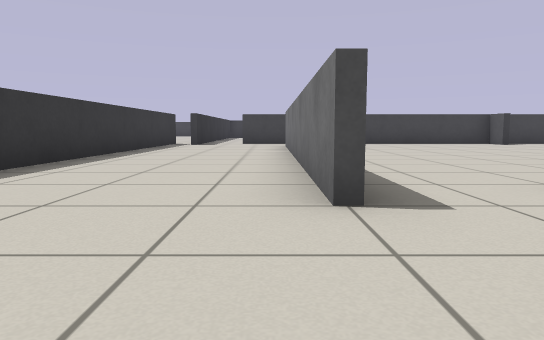
view 1 (above)

19 first-person views from a walk through a robot-simulator world made for Gazebo. The camera is 0.5 m above the floor, tilts 6° down and sees 70° across. The floor is counted in squares, 1 m on a side. Each view is taken from the middle of a square. On the plan, view 1 faces up. The plan holds only what a view shows up to about 9 squares ahead; the rest is blank.

view 2
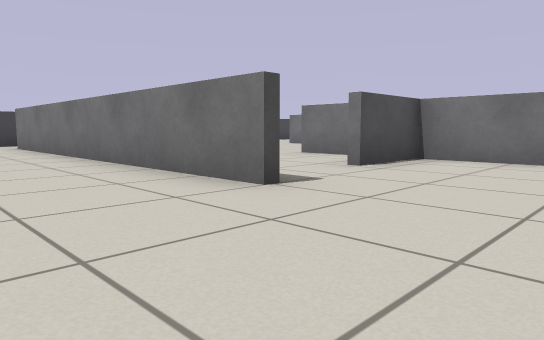

view 3
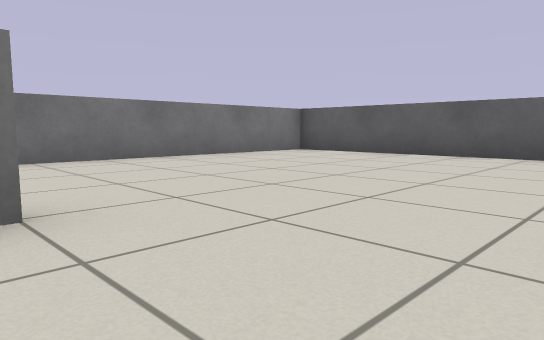

view 4
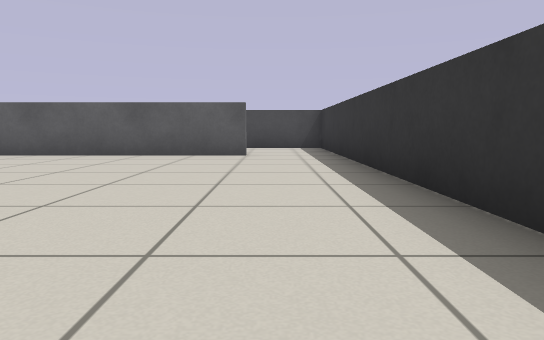

view 5
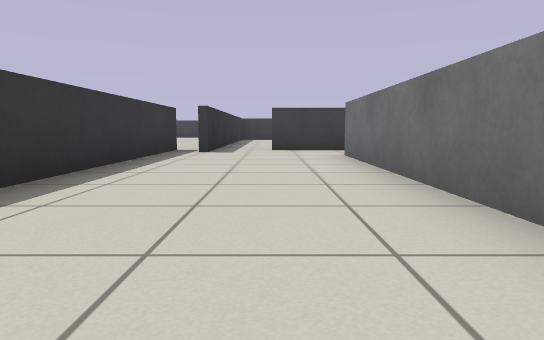

view 6
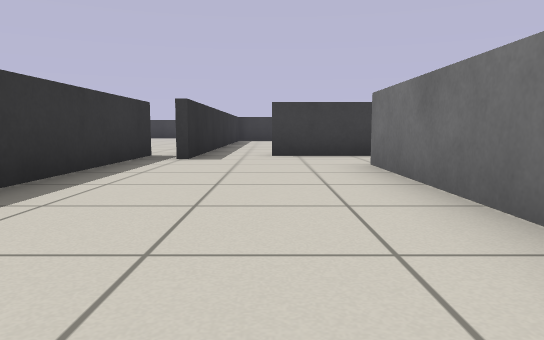

view 7
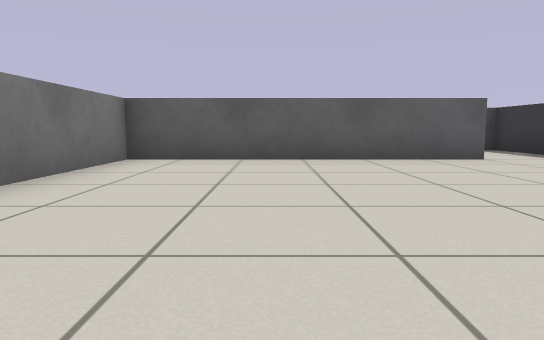

view 8
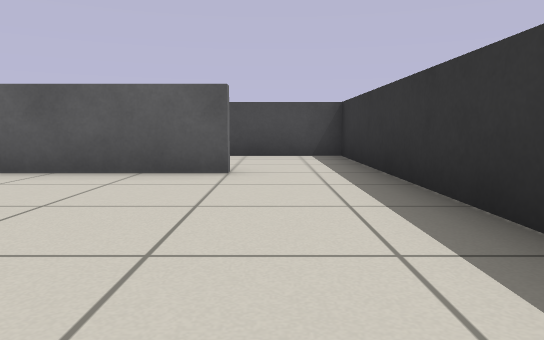

view 9
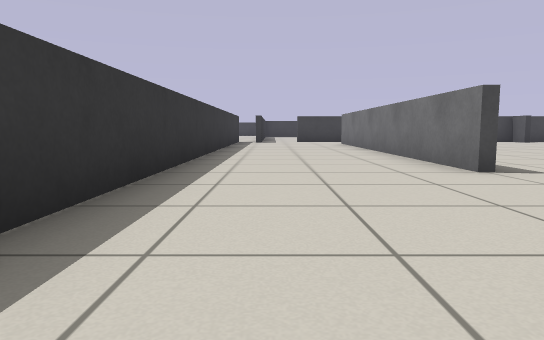

view 10
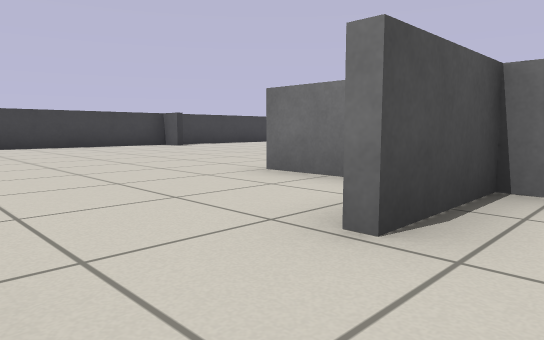

view 11
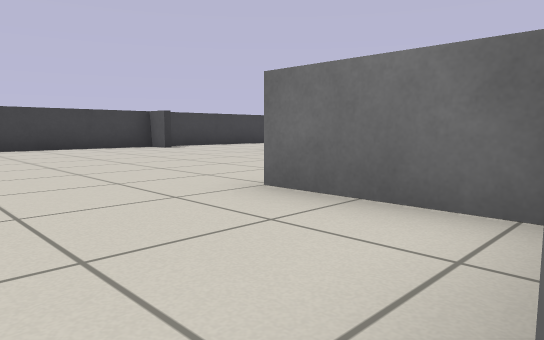

view 12
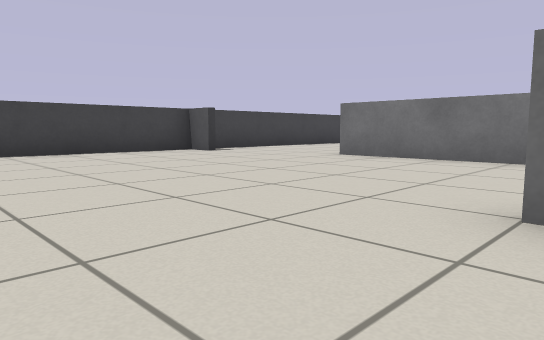

view 13
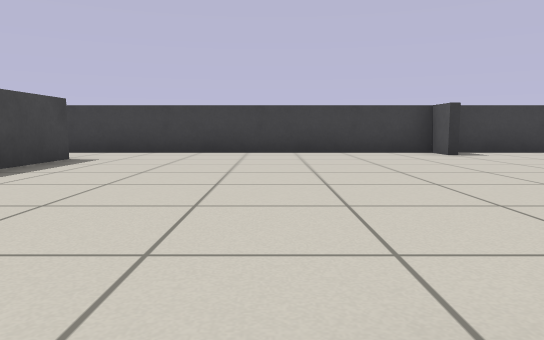

view 14
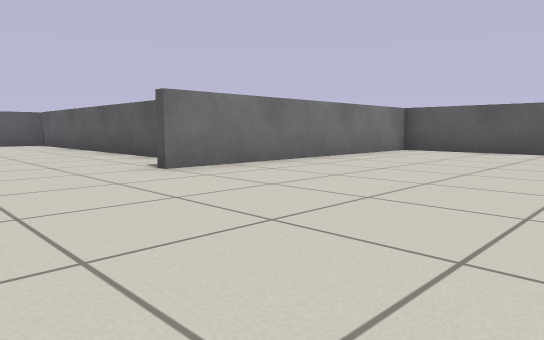

view 15
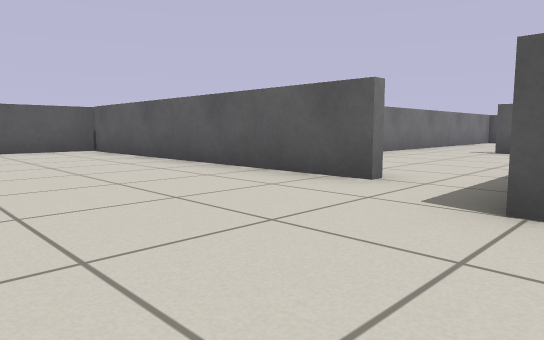

view 16
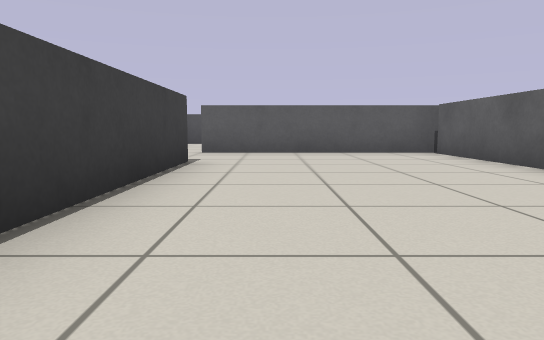

view 17
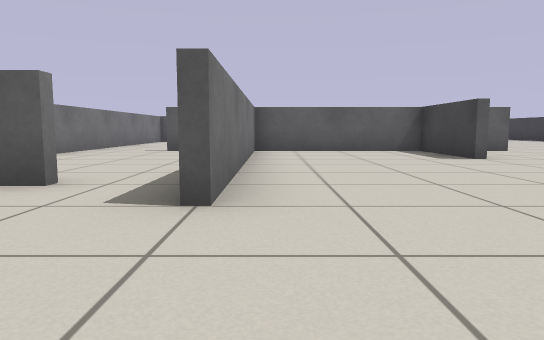

view 18
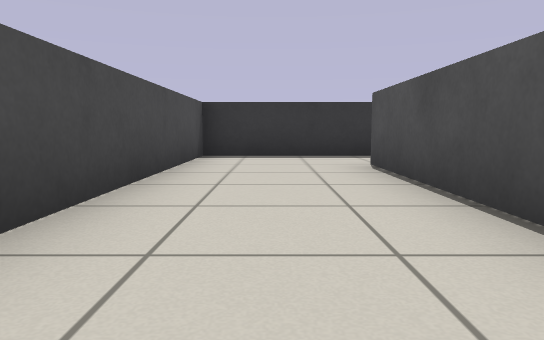

view 19
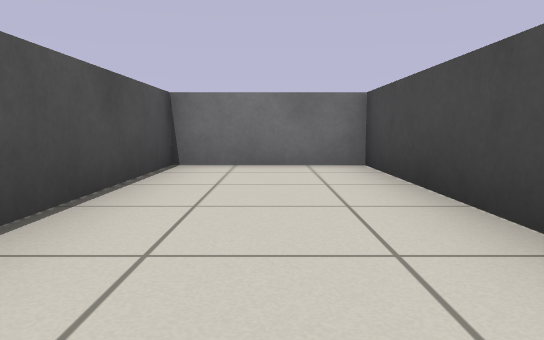

### Floor plan
Points are (right, up) in squares from view 1. A wall is a line through its corners. A room is listed if a view was taken in it or the views show most of it. See-through windows are left out.
Room 1 (views 1, 2, 3, 4, 5, 6, 7, 8, 9, 10, 11)
walls: (0.4, 2.4) (0.4, 11.5); (4.6, 2.9) (2.5, 2.9); (-1.6, -4.4) (4.5, -4.4); (4.4, -5.1) (4.4, 3.1); (1.5, 13.3) (-1, 13.3); (-3.3, 13.5) (-3.3, -4.6)
ways out: opening at (1, 12) to room 2; opening at (2, 3) to room 2; opening at (-2, -5) to room 3
Room 2 (views 12, 13, 14, 15, 16, 17)
walls: (9.9, 8.6) (17, 8.6); (7.4, 13.3) (1.5, 13.3); (4.6, 5.5) (4.6, 3.1) (8.4, 3.1) (8.4, 9.5); (4.4, 3.4) (4.4, 5.5); (0.6, 11.5) (0.6, 9.8); (2.5, 3.1) (3.1, 3.1); (15, 13.3) (7.9, 13.3); (17.3, 8.4) (17.3, 12.5)
ways out: opening at (1, 12) to room 1; opening at (2, 3) to room 1; opening at (16, 13); gap at (10, 8)
Room 3 (views 18, 19)
walls: (4.5, -4.6) (-1.5, -4.6); (-3.3, -4.6) (-3.3, -7.3) (4.4, -7.3) (4.4, -5.1)
ways out: opening at (-2, -5) to room 1

Positions as (right, up) in squares from view 1, and headings:
1: (0, 0), facing up
2: (-2, 0), facing up-right
3: (-2, 3), facing down-right
4: (-2, 3), facing down
5: (-1, 4), facing up
6: (-1, 6), facing up
7: (2, 2), facing down
8: (-2, 0), facing down
9: (-2, -2), facing up
10: (1, 2), facing up-right
11: (2, 3), facing up-right
12: (2, 5), facing up-right
13: (4, 5), facing up
14: (4, 12), facing down-right
15: (8, 12), facing down-right
16: (9, 12), facing right
17: (8, 12), facing down
18: (4, -6), facing left
19: (-1, -6), facing right
